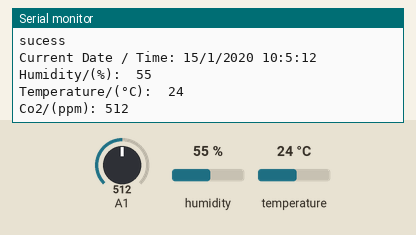
Bench run of a sketch on a simulated Arduino Uno, built with avr-gcc and run on an emulated ATmega328P. On the bench: the last lines printed to the serial monitor. Wiring (inferred from the names in the program): DHT22 sensor: data pin 2. The inputs (shaded band) are chosen by the test bench; at power-on: humidity 55 %, A1 = 512, temperature 24 °C. The local clock reads 2024-03-15 10:24:30 at power-on unless the sketch sets it; storage starts empty.

Above: at 2.8 s.
2.9 s: humidity set to 22 %
At 5.4 s:
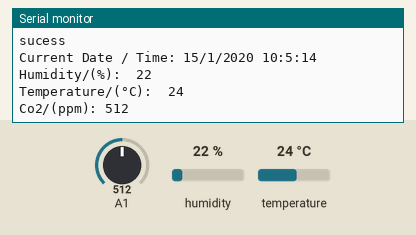
5.7 s: A1 set to 716
At 7.4 s:
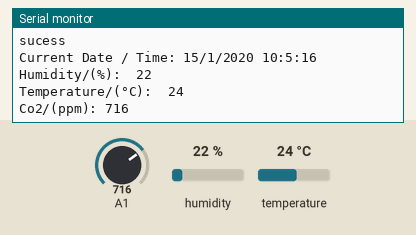
8.5 s: humidity set to 40 %
At 11.2 s:
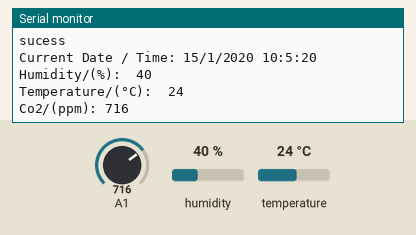
14.6 s: temperature set to 12 °C
At 17.2 s:
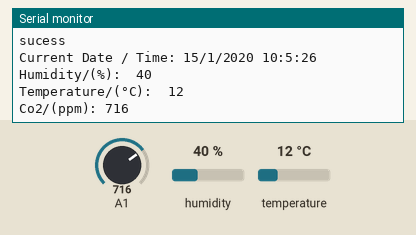
17.4 s: A1 set to 900
At 20.0 s:
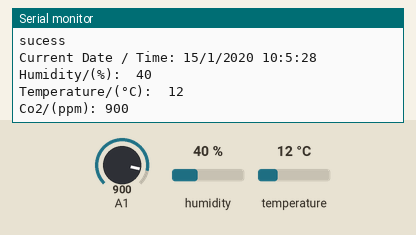
Timing chart, 0 to 21.2 s (numbered marks = the images above; inputs shaded):
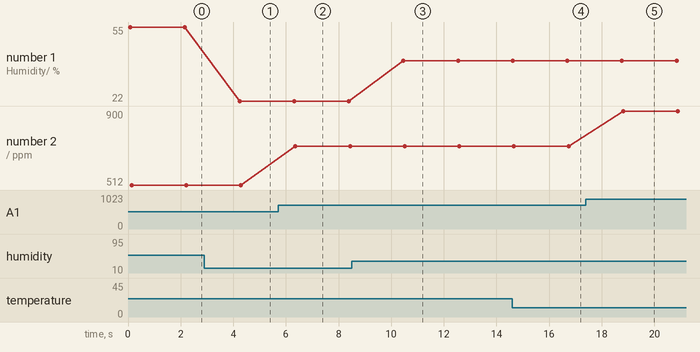

Measured:
- after the input at 2.9 s, the serial monitor: prints a new line after 1.3 s (image 1)
- after the input at 5.7 s, the serial monitor: prints a new line after 0.66 s (image 2)
- after the input at 8.5 s, the serial monitor: prints a new line after 2.0 s (image 3)
- after the input at 14.6 s, the serial monitor: prints a new line after 2.1 s (image 4)
- after the input at 17.4 s, the serial monitor: prints a new line after 1.4 s (image 5)
- plotted number 1: 55 → 22 after the input at 2.9 s, 22 → 40 after the input at 8.5 s
- plotted number 2: 512 → 716 after the input at 5.7 s, 716 → 900 after the input at 17.4 s

The sketch:

data_logger_Co2_humidy_temp.ino
```cpp
///
#include  <virtuabotixRTC.h>
//Wiring SCLK -> 7, I/O -> 6, CE -> 5
//Or     CLK -> 7 , DAT -> 6, Reset -> 5

virtuabotixRTC myRTC(7, 4, 5 ); //If you change the wiring change the pins here also

  // Set the current date, and time in the following format:
  // seconds, minutes, hours, day of the week, day of the month, month, year


#include <SPI.h>
#include <SD.h>
#include <dht.h>
dht DHT;
#define DHT22_PIN 2
const int chipSelect = 4;
int temp_reading = 0;
int hum_reading = 0;
String temp = "";
String hum = "";
String co2 = "";
String day_of_month = "";
String month = "";
String year = "";
String hours = "";
String minutes = "";
String seconds = "";
int count=0;

void setup() {
    // Open serial communications and wait for port to open:
  Serial.begin(9600);
   myRTC.setDS1302Time(10, 05, 10, 07, 15, 01, 2020);
  while (!Serial) {
    ; // wait for serial port to connect. Needed for native USB port only
  }


  Serial.print("Initializing SD card...");

  // see if the card is present and can be initialized:
  if (!SD.begin(chipSelect)) {
    Serial.println("Card failed, or not present");
    // don't do anything more:
    return;
  }
  Serial.println("card initialized.");
}

void loop() {
  myRTC.updateTime();

  //Reading Co2 values Assumed pin A0 is Co2 pin

  int Mq135ensor = analogRead(A1);
  //Serial.print("DHT22, \t");
int chk = DHT.read22(DHT22_PIN);
 Serial.print("Current Date / Time: ");
  Serial.print(myRTC.dayofmonth);             //You can switch between day and month if you're using American system
  Serial.print("/");
  Serial.print(myRTC.month);
  Serial.print("/");
  Serial.print(myRTC.year);
  Serial.print(" ");
  Serial.print(myRTC.hours);
  Serial.print(":");
  Serial.print(myRTC.minutes);
  Serial.print(":");
  Serial.println(myRTC.seconds);
Serial.print("Humidity/(%):  ");
hum_reading = (DHT.humidity);
Serial.println(hum_reading);

//Serial.print(",\t");
Serial.print("Temperature/(°C):  ");
temp_reading = (DHT.temperature);
Serial.println(temp_reading);
//Serial.print("  Current Date / Time: ");
  //Serial.print(myRTC.dayofmonth);
Serial.print("Co2/(ppm): ");
Serial.println(Mq135ensor);
//Serial.print("  Current Date / Time: ");
  //Serial.print(myRTC.dayofmonth);
delay(2000);

if(temp_reading>0){

temp += String(temp_reading);
hum += String(hum_reading);
co2 += String(Mq135ensor);
day_of_month +=String(myRTC.dayofmonth);
month +=String(myRTC.month);
year +=String(myRTC.year);
hours +=String(myRTC.hours);
minutes +=String(myRTC.minutes);
seconds +=String(myRTC.seconds);
  // if the file is available, write to it:
  File dataFile = SD.open("datalog.txt", FILE_WRITE);

  if (dataFile) {

    count ++;

    dataFile.print("Data Reading number: ");

    dataFile.println(count);
    dataFile.print("Current Date / Time: ");
    dataFile.print(day_of_month);
    dataFile.print(month);
    dataFile.print(year);
    dataFile.print(hours);
    dataFile.print(minutes);
    dataFile.println(seconds);
    dataFile.print("Temperature/(°C):  ");
    dataFile.println(temp);
    //dataFile.print(" ");
    dataFile.print("Humidity/(%):  ");
    dataFile.println(hum);

    dataFile.print("Co2/(ppm): ");
    dataFile.println(co2);

    dataFile.close();

    temp = " ";
    hum = " ";
    co2 = " ";
    day_of_month= " ";
    month= " ";
    year= " ";
    hours= " ";
    minutes= " ";
    seconds= " ";
    Serial.println("sucess");


    // print to the serial port too:
  }
  // if the file isn't open, pop up an error:
  else {
    Serial.println("error opening datalog.txt");
  }
}

}
```
